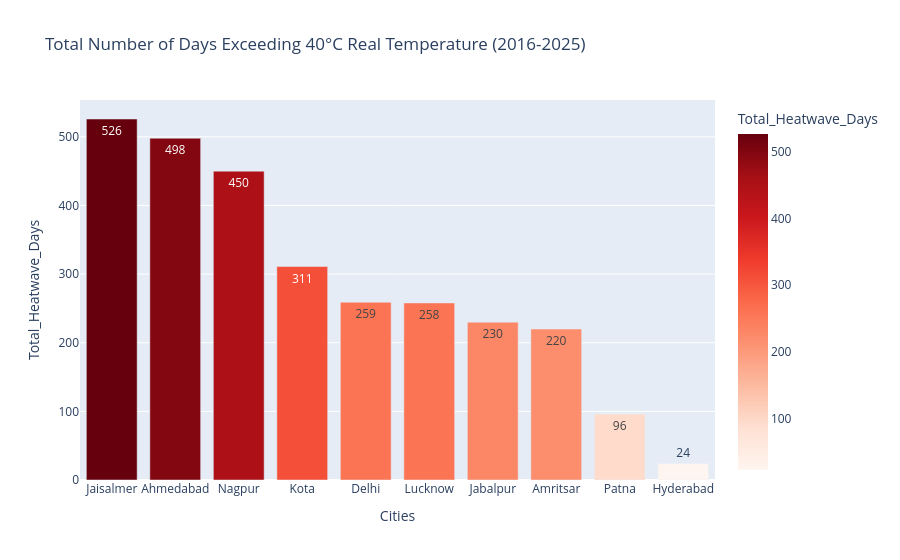

Here is the notebook cell this chart was saved with:
### Code cell
df['is_extreme_heat'] = df['temperature_2m_max'] > 40.0

heatwave_counts = df.groupby('Cities')['is_extreme_heat'].sum().reset_index()
heatwave_counts.rename(columns={'is_extreme_heat': 'Total_Heatwave_Days'}, inplace=True)

heatwave_counts = heatwave_counts.sort_values(by='Total_Heatwave_Days', ascending=False)
top_10_cities_heatwave= heatwave_counts.head(10)

fig = px.bar(
    top_10_cities_heatwave[top_10_cities_heatwave['Total_Heatwave_Days'] > 0],
    x='Cities', 
    y='Total_Heatwave_Days',
    title='Total Number of Days Exceeding 40°C Real Temperature (2016-2025)',
    color='Total_Heatwave_Days',
    color_continuous_scale='Reds',
    text_auto='.0f'
)
fig.show()

### Figure 1 — Plotly figure (JSON) as saved in the notebook; plotly's stock layout.template omitted (floating-point values rounded to 4 significant figures)
{"data": [{"hovertemplate": "Cities=%{x}<br>Total_Heatwave_Days=%{marker.color}<extra></extra>", "legendgroup": "", "marker": {"color": [526, 498, 450, 311, 259, 258, 230, 220, 96, 24], "coloraxis": "coloraxis", "pattern": {"shape": ""}}, "name": "", "orientation": "v", "showlegend": false, "textposition": "auto", "texttemplate": "%{y:.0f}", "type": "bar", "x": ["Jaisalmer", "Ahmedabad", "Nagpur", "Kota", "Delhi", "Lucknow", "Jabalpur", "Amritsar", "Patna", "Hyderabad"], "xaxis": "x", "y": [526, 498, 450, 311, 259, 258, 230, 220, 96, 24], "yaxis": "y"}], "layout": {"barmode": "relative", "coloraxis": {"colorbar": {"title": {"text": "Total_Heatwave_Days"}}, "colorscale": [[0, "rgb(255,245,240)"], [0.125, "rgb(254,224,210)"], [0.25, "rgb(252,187,161)"], [0.375, "rgb(252,146,114)"], [0.5, "rgb(251,106,74)"], [0.625, "rgb(239,59,44)"], [0.75, "rgb(203,24,29)"], [0.875, "rgb(165,15,21)"], [1, "rgb(103,0,13)"]]}, "legend": {"tracegroupgap": 0}, "title": {"text": "Total Number of Days Exceeding 40°C Real Temperature (2016-2025)"}, "xaxis": {"anchor": "y", "domain": [0, 1], "title": {"text": "Cities"}}, "yaxis": {"anchor": "x", "domain": [0, 1], "title": {"text": "Total_Heatwave_Days"}}}}
